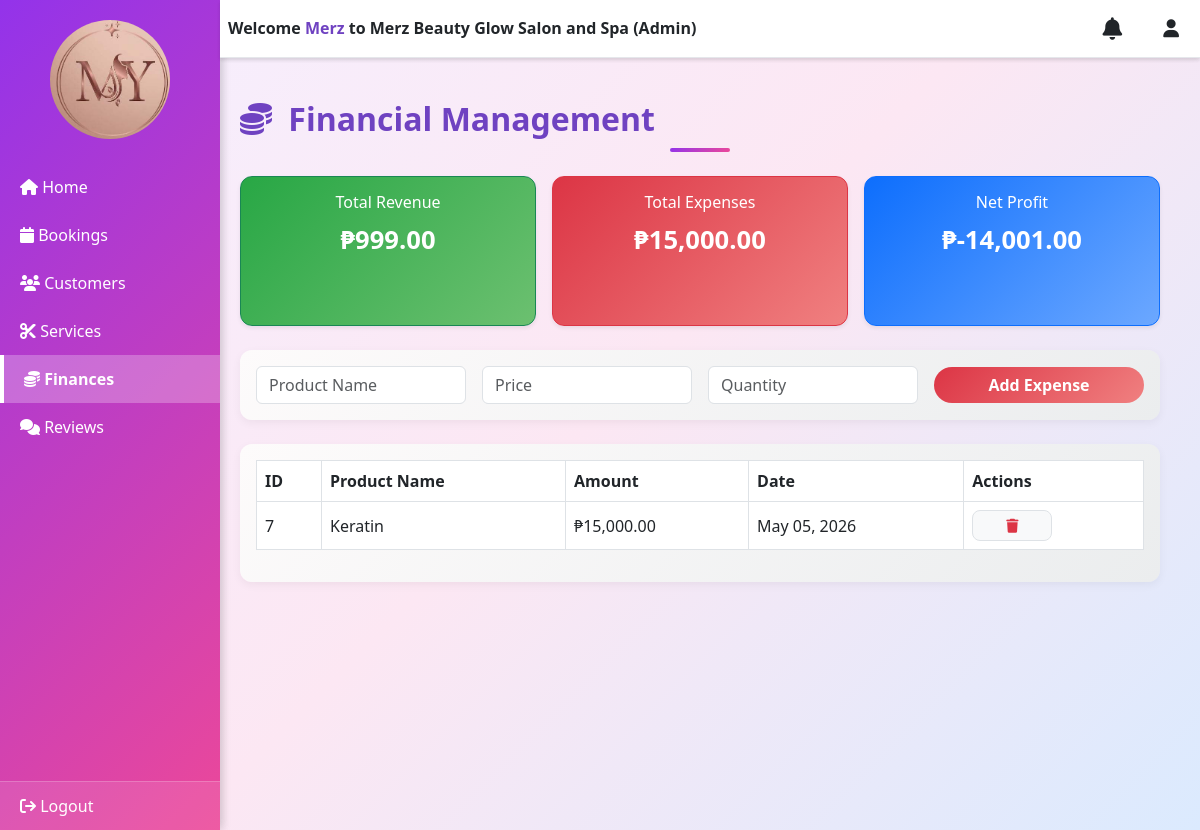
The page /admin/admin_dashboard.php?page=finances (signed in) on the database its author committed.
### tables this page shows
CREATE TABLE `finances` (
  `id` int(11) NOT NULL,
  `booking_id` int(11) DEFAULT NULL,
  `customer_id` int(11) DEFAULT NULL,
  `amount` decimal(10,2) NOT NULL,
  `type` enum('Revenue','Expense') NOT NULL DEFAULT 'Revenue',
  `payment_method` varchar(50) DEFAULT 'Cash',
  `status` enum('Paid','Pending','Refunded') DEFAULT 'Paid',
  `created_at` timestamp NOT NULL DEFAULT current_timestamp()
);

### admin/finances.php (the view, shortened to what this page needs)
<?php
require_once __DIR__ . "/../includes/db.php";
$stmt = $conn->query("SELECT * FROM finances WHERE type='Expense' ORDER BY created_at DESC");
$expenses = $stmt->fetchAll(PDO::FETCH_ASSOC);
$totalRevenue = $conn->query("
    SELECT SUM(s.price)
    FROM bookings b
    JOIN services s ON b.service_id = s.id
    WHERE b.status='Completed' OR b.status='Paid'
")->fetchColumn() ?? 0;
$totalExpense = $conn->query("SELECT SUM(amount) FROM finances WHERE type='Expense'")->fetchColumn() ?? 0;
$netProfit = $totalRevenue - $totalExpense;
?>
<!DOCTYPE html>
<html lang="en">
<head>
  <link href="https://cdn.jsdelivr.net/npm/bootstrap@5.3.0/dist/css/bootstrap.min.css" rel="stylesheet">
  <link href="https://cdnjs.cloudflare.com/ajax/libs/font-awesome/6.5.0/css/all.min.css" rel="stylesheet">
</head>
<body>
<div class="admin-container">
  <?php include __DIR__ . "/includes/sidebar.php"; ?>
  <div class="main-content">
    <?php include __DIR__ . "/includes/topbar.php"; ?>
    <h3 class="section-title mb-4"><i class="fa fa-coins me-2"></i> Financial Management</h3>
    <div class="row mb-4 g-3">
      <div class="col-md-4">
        <div class="card summary-card border-success shadow-sm h-100">
          <div class="card-body">
            <h5>Total Revenue</h5>
            <p>₱<?= number_format($totalRevenue, 2) ?></p>
          </div>
        </div>
      </div>
      <div class="col-md-4">
        <div class="card summary-card border-danger shadow-sm h-100">
          <div class="card-body">
            <h5>Total Expenses</h5>
            <p>₱<?= number_format($totalExpense, 2) ?></p>
          </div>
        </div>
      </div>
      <div class="col-md-4">
        <div class="card summary-card border-primary shadow-sm h-100">
          <div class="card-body">
            <h5>Net Profit</h5>
            <p>₱<?= number_format($netProfit, 2) ?></p>
          </div>
        </div>
      </div>
    </div>
    <div class="dashboard-card p-3 mb-4">
      <form method="post" class="row g-3 align-items-center">
        <div class="col-md-3">
          <input type="text" name="product_name" class="form-control" placeholder="Product Name" required>
        </div>
        <div class="col-md-3">
          <input type="number" step="0.01" name="price" class="form-control" placeholder="Price" required>
        </div>
        <div class="col-md-3">
          <input type="number" step="1" name="quantity" class="form-control" placeholder="Quantity" required>
        </div>
        <div class="col-md-3">
          <button type="submit" name="add_expense" class="btn btn-danger w-100">Add Expense</button>
        </div>
      </form>
    </div>
    <div class="dashboard-card p-3">
      <table class="table table-bordered table-hover align-middle w-100">
        <thead class="gradient-header text-white">
          <tr>
            <th>ID</th><th>Product Name</th><th>Amount</th><th>Date</th><th>Actions</th>
          </tr>
        </thead>
        <tbody>
          <?php foreach ($expenses as $e): ?>
            <tr>
              <td><?= $e['id'] ?></td>
              <td><?= htmlspecialchars($e['payment_method']) ?></td>
              <td>₱<?= number_format($e['amount'], 2) ?></td>
              <td><?= date("M d, Y", strtotime($e['created_at'])) ?></td>
              <td>
                <form method="post" class="d-inline" onsubmit="return confirm('Delete this expense?');">
                  <button type="submit" name="delete_expense" class="btn btn-sm btn-light border px-2 ">
                    <i class="fa fa-trash text-danger"></i>
                  </button>
                </form>
              </td>
            </tr>
          <?php endforeach; ?>
        </tbody>
      </table>
    </div>
  </div>
</div>
</body>
</html>

### assets/css/style.css (style rules this page uses)
body { margin: 0; font-family: -apple-system, BlinkMacSystemFont, 'Segoe UI', Roboto, Arial, sans-serif; background: linear-gradient(135deg, #f5f0ff, #fce7f3, #dbeafe); min-height: 100vh; }
.section-title { font-size: 32px; font-weight: 700; color: #9333ea; position: relative; }
.section-title::after { content: ""; display: block; width: 60px; height: 4px; background: linear-gradient(135deg, #9333ea, #ec4899); margin: 10px auto 0; border-radius: 2px; }
.dashboard-card { border: none; border-radius: 12px; overflow: hidden; margin-bottom: 1.5rem; box-shadow: 0 6px 20px rgba(0,0,0,0.08); }
.dashboard-card .btn-danger, .dashboard-card .btn-warning { border-radius: 20px; padding: 6px 16px; font-weight: 600; }
.dash-body .main-content { margin-left: 220px; padding: 20px; margin-top: 60px; }
.dashboard-card { border-radius: 10px; background: #fff; }
.section-title { font-size: 2rem; font-weight: 700; color: #6f42c1; }
td .btn-sm { min-width: 80px; text-align: center; }

### admin/admin_dashboard.php (style rules this page uses)
body { background: linear-gradient(135deg, #f9f9ff, #fceef5); min-height: 100vh; }
.dashboard-card { border-radius: 12px; background: linear-gradient(135deg, #fdfbfb, #ebedee); box-shadow: 0 4px 12px rgba(0,0,0,0.08); transition: transform 0.2s ease, box-shadow 0.2s ease; }
.dashboard-card i { color: #6c63ff; }

### admin/finances.php (style rules this page uses)
body { background: linear-gradient(135deg, #f5f0ff, #fce7f3, #dbeafe); font-family: 'Segoe UI', sans-serif; }
.summary-card { border-radius: 12px; color: #fff; min-height: 150px; display: flex; align-items: center; justify-content: center; text-align: center; }
.summary-card h5 { font-size: 1rem; margin-bottom: .5rem; }
.summary-card p { font-size: 1.6rem; font-weight: 600; margin: 0; }
.border-success { background: linear-gradient(135deg, #28a745, #6cc070); }
.border-danger { background: linear-gradient(135deg, #dc3545, #f08080); }
.border-primary { background: linear-gradient(135deg, #0d6efd, #6ca8ff); }
.dashboard-card { border-radius: 12px; box-shadow: 0 3px 10px rgba(0,0,0,0.05); width: 100%; }
.gradient-header { background: linear-gradient(135deg, #0d6efd, #6ca8ff); }
.main-content { margin-left: 100px; padding: 20px; margin-top: 30px; }
.btn { border-radius: 8px; font-weight: 500; }
.btn-danger { background: linear-gradient(135deg, #dc3545, #f08080); border: none; }
.dash-body .main-content { margin-left: 100px; padding: 20px; margin-top: 30px; }

### rows shown on the page
finances: id "7", payment_method "Keratin", amount "15,000.00", created_at "May 05, 2026"

### other values the page prints
$admin_name "Merz"
$totalRevenue "999.00"
$totalExpense "15,000.00"
$netProfit "-14,001.00"
